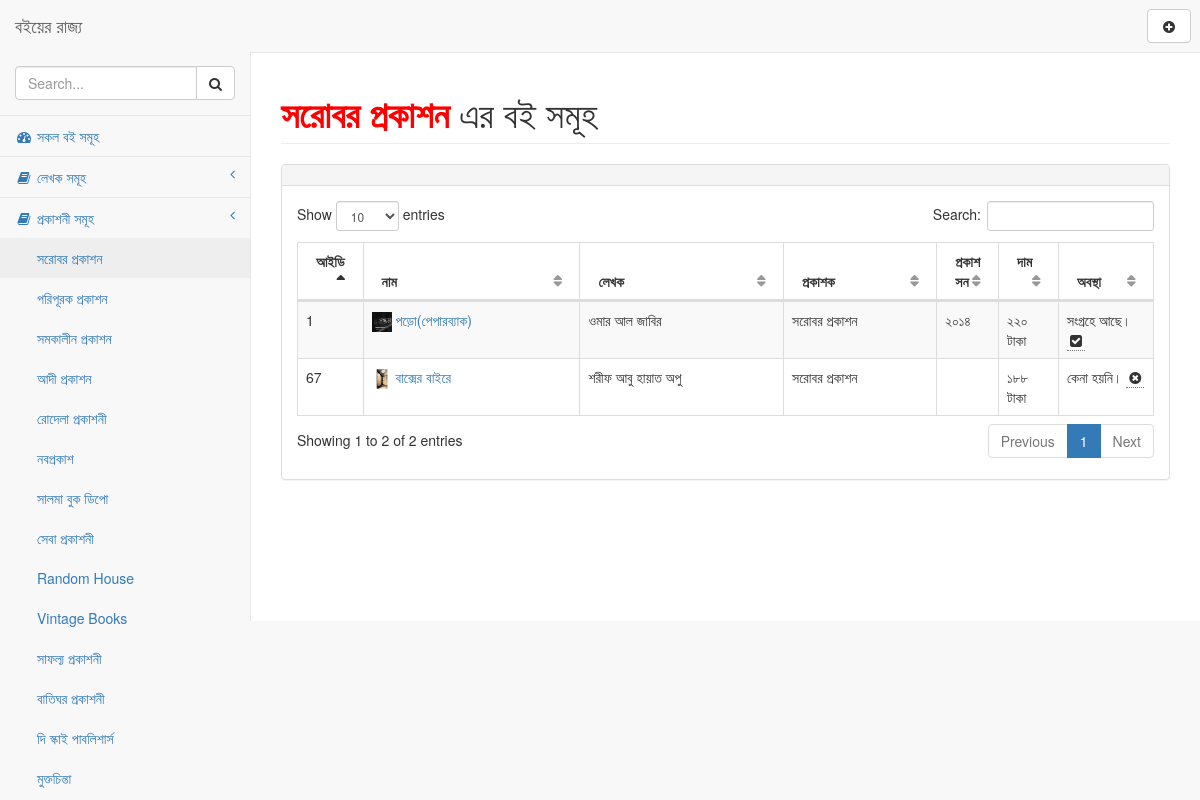
Page /publisher.php?publisher=সরোবর প্রকাশন on the earlier database version.
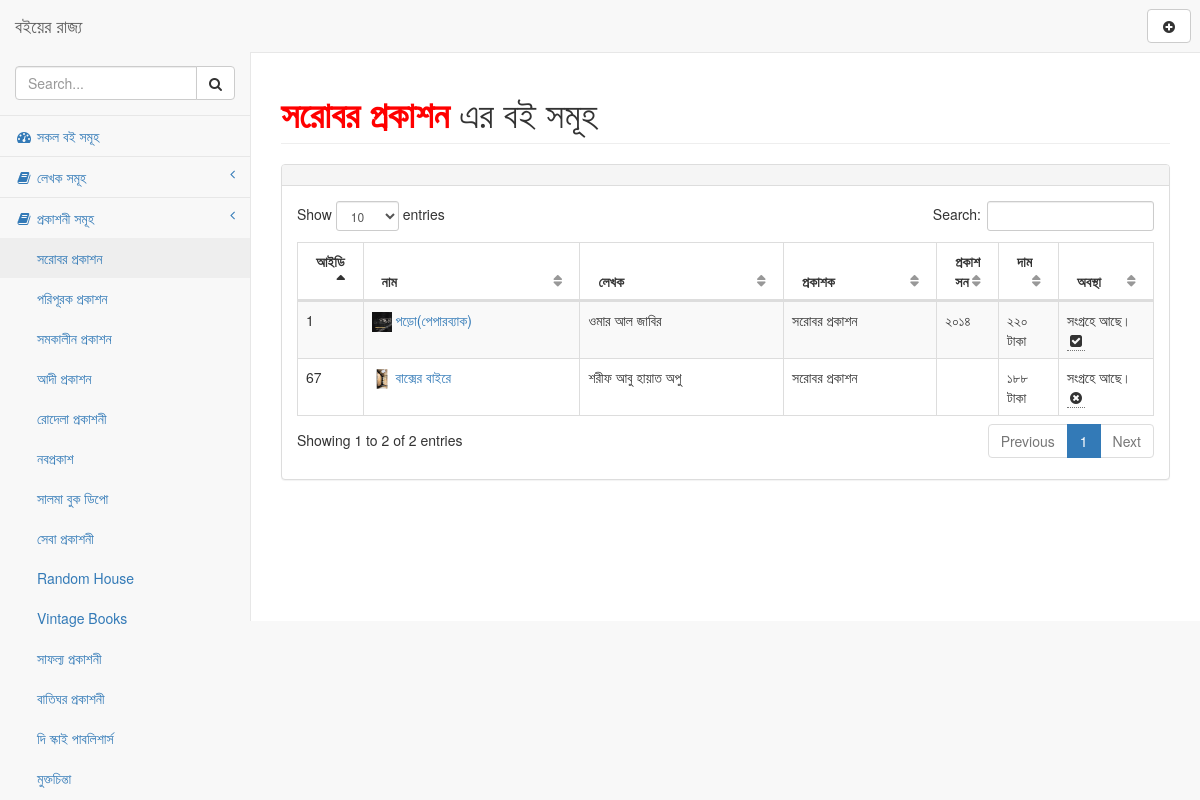
Same page on the later database version.
### tables this page shows
CREATE TABLE `tbl_books` (
  `id` int(11) NOT NULL,
  `name` varchar(200) NOT NULL,
  `author` varchar(200) NOT NULL,
  `page` varchar(100) NOT NULL,
  `publisher` varchar(200) NOT NULL,
  `preview` varchar(300) NOT NULL,
  `year` varchar(4) NOT NULL,
  `price` varchar(4) NOT NULL,
  `discount` varchar(5) NOT NULL,
  `status` tinyint(4) NOT NULL DEFAULT 0,
  `buy_link` varchar(500) NOT NULL DEFAULT 'http://',
  `process` tinyint(4) NOT NULL DEFAULT 0,
  `review` text NOT NULL,
  `tags` varchar(300) NOT NULL,
  `buy_priority` tinyint(4) NOT NULL DEFAULT 0,
  `reading` varchar(111) NOT NULL DEFAULT '0',
  `created` varchar(40) NOT NULL DEFAULT '0',
  `updated` varchar(40) NOT NULL DEFAULT '0',
  `created_day` datetime NOT NULL DEFAULT current_timestamp()
);

### publisher.php (the view, shortened to what the changed rows need)
<?php include "./inc/header.php"; ?>
<?php
if(!isset($_GET['publisher']) || $_GET['publisher'] == null){
	header("Location: index.php");
} else { ?>
<div id="page-wrapper">
    <div class="row">
        <div class="col-lg-12">
            <h1 class="page-header"><?php echo "<b style='color:red;'>".$_GET['publisher']."</b>"; ?> এর বই সমূহ</h1>
    </div>
</div>
<div class="row">
    <div class="col-lg-12">
        <div class="panel panel-default">
            <div class="panel-body">
                <table width="100%" class="table table-striped table-bordered table-hover" id="dataTables-example">
                    <thead>
                        <tr>
                            <th width="5%">
                                <b>আইডি</b>
                            </th>
                            <th>
                                <b>নাম</b>
                            </th>
                            <th>
                                <b>লেখক</b>
                            </th>
                            <th>
                                <b>প্রকাশক</b>
                            </th>
                            <th width="5%">
                                <b>প্রকাশ সন</b>
                            </th>
                            <th>
                                <b>দাম</b>
                            </th>
                            <th>
                                <b>অবস্থা</b>
                            </th>
                        </tr>
                    </thead>
                    <tbody>
                        <?php
                            try {
                                $dbh = new PDO("mysql:dbname=db_ibooks;host=localhost", "root", "root");
                                $dbh->setAttribute(PDO::ATTR_ERRMODE, PDO::ERRMODE_EXCEPTION);
                                $dbh->exec("SET CHARACTER SET utf8");
                                $dbh->pdo = $dbh;
                            } catch (PDOException $e) {
                                echo 'Connection failed: ' . $e->getMessage();
                            }
                            $table = "tbl_books";
                            $publisher = $_GET['publisher'];
                            $query = "SELECT * FROM `".$table."` WHERE `publisher` LIKE '%{$publisher}%'";
                            $stmt = $dbh->prepare($query);
                            $stmt->execute();
                            if ($stmt->rowCount() > 0) {
                                $result = $stmt->fetchAll();
                                    foreach( $result as $data ) {
                        ?>
                        <?php
                            $oddeven = $data['id'];
                            if($oddeven%2 == 0){
                                $class = "odd gradeX";
                            } else {
                                $class = "even gradeC";
                            }
                        ?>
                                <tr class="<?php echo $class; ?>">
                                    <td width="05%">
                                        <?php echo $data['id']; ?>
                                    </td>
                                    <td>
                                        <a href="book_details.php?id=<?php echo $data['id']; ?>"><img src="covers/<?php echo $data['preview']; ?>" alt="" height="20px" width="20px">
                                            <?php echo $data['name']; ?>
                                        </a>
                                    </td>
                                    <td>
                                        <?php echo $data['author']; ?>
                                    </td>
                                    <td>
                                        <?php echo $data['publisher']; ?>
                                    </td>
                                    <td width="5%">
                                    </td>
                                    <td width="7%">
                                        <?php echo $data['price']; ?> টাকা
                                    </td>
                                    <td width="11%">
                                        <?php
                                            $status = $data['status'];
                                            if($status == 1){
                                            $status = "সংগ্রহে আছে।";
                                            } else {
                                                $status = "কেনা হয়নি।";
                                            }
                                        ?>
                                        <?php echo $status; ?>
                                        <?php
                                            $process = $data['process'];
                                            if($process == 0){
                                                echo '<span><abbr title="পড়তে চাই না।"><i class="fa fa-times-circle fa-fw"></i></abbr></span>';
                                            } elseif($process == 1){
                                                echo '<span><abbr title="পড়বো ইনশাল্লাহ।"><i class="fa fa-book fa-fw"></i></abbr></span>';
                                            } elseif($process == 3){
                                                echo '<span><abbr title="আলহামদুলিল্লাহ, পড়া হয়েছে।"><i class="fa fa-check-square fa-fw"></i></abbr></span>';
                                            } elseif($process == 2) {
                                                echo '<span><abbr title="আলহামদুলিল্লাহ, পড়তেছি।"><i class="fa fa-spinner fa-fw"></i></abbr></span>';
                                            } else {
                                                echo "";
                                            }
                                            ?>
                                    </td>
                                </tr>
                                <?php
                                    }
                                } ?>
                    </tbody>
                </table>
            </div>
        </div>
    </div>
</div>
</div>
                            <?php } ?>
<?php include "./inc/footer.php"; ?>

Differences in the rows shown:
changed tbl_books "বাক্সের বাইরে": status "কেনা হয়নি।" → "সংগ্রহে আছে।"
